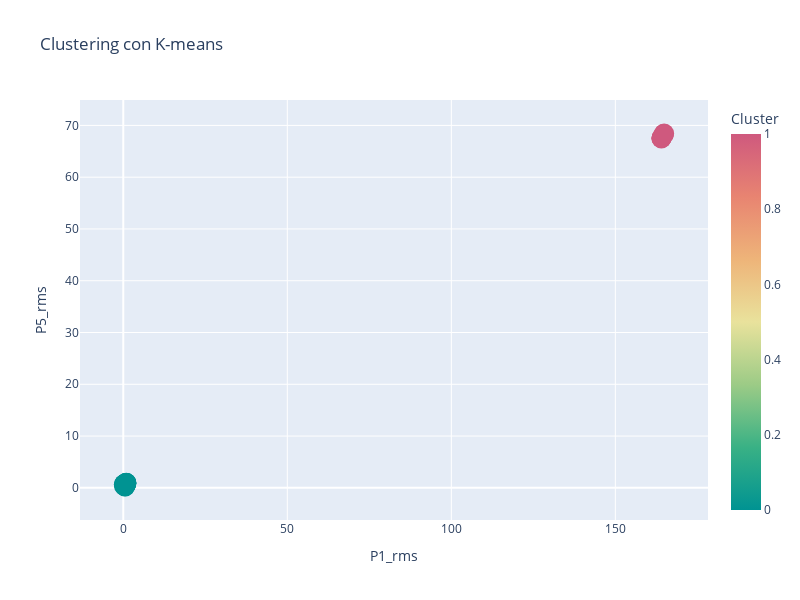

Notebook source saved alongside this figure:
### Code cell
fig = px.scatter(df_features, 
                 x='P1_rms', 
                 y='P5_rms', 
                 color='Cluster', 
                 title='Clustering con K-means',
                 color_continuous_scale='temps', 
                 )  
fig.update_traces(marker=dict(size=20))
fig.update_layout(height=600, width=800)  

fig.show()

### Figure 1 — Plotly figure (JSON) as saved in the notebook; plotly's stock layout.template omitted (floating-point values rounded to 4 significant figures)
{"data": [{"hovertemplate": "P1_rms=%{x}<br>P5_rms=%{y}<br>Cluster=%{marker.color}<extra></extra>", "legendgroup": "", "marker": {"color": [0, 0, 0, 1, 0, 0, 0, 1, 0, 0, 0, 1, 0, 0, 0, 1, 0, 0, 0, 0, 0, 1, 0, 0, 1], "coloraxis": "coloraxis", "size": 20, "symbol": "circle"}, "mode": "markers", "name": "", "orientation": "v", "showlegend": false, "type": "scatter", "x": [0.6874, 0.902, 0.9762, 164.1, 0.1889, 0.7846, 0.9477, 164.9, 0.8611, 0.5532, 0.2533, 164.1, 0.785, 0.5024, 0.8374, 164.8, 0.2299, 0.8117, 0.8806, 0.6854, 0.7272, 164.0, 0.3529, 0.6241, 164.7], "xaxis": "x", "y": [0.5384, 0.9801, 0.9302, 67.56, 0.6828, 0.942, 0.9405, 68.44, 0.7674, 0.2579, 0.6493, 67.56, 0.8126, 0.2885, 0.8762, 68.34, 0.4005, 0.8895, 0.8168, 0.8249, 0.6875, 67.5, 0.7319, 0.462, 68.21], "yaxis": "y"}], "layout": {"coloraxis": {"colorbar": {"title": {"text": "Cluster"}}, "colorscale": [[0, "rgb(0, 147, 146)"], [0.1667, "rgb(57, 177, 133)"], [0.3333, "rgb(156, 203, 134)"], [0.5, "rgb(233, 226, 156)"], [0.6667, "rgb(238, 180, 121)"], [0.8333, "rgb(232, 132, 113)"], [1, "rgb(207, 89, 126)"]]}, "height": 600, "legend": {"tracegroupgap": 0}, "title": {"text": "Clustering con K-means"}, "width": 800, "xaxis": {"anchor": "y", "domain": [0, 1], "title": {"text": "P1_rms"}}, "yaxis": {"anchor": "x", "domain": [0, 1], "title": {"text": "P5_rms"}}}}
